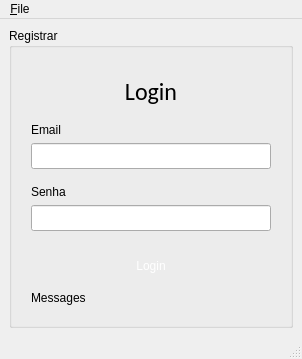
<?xml version="1.0" encoding="UTF-8"?>
<ui version="4.0">
 <class>MainWindow</class>
 <widget class="QMainWindow" name="MainWindow">
  <property name="enabled">
   <bool>true</bool>
  </property>
  <property name="geometry">
   <rect>
    <x>0</x>
    <y>0</y>
    <width>302</width>
    <height>359</height>
   </rect>
  </property>
  <property name="windowTitle">
   <string>MainWindow</string>
  </property>
  <property name="styleSheet">
   <string notr="true"/>
  </property>
  <widget class="QWidget" name="centralwidget">
   <layout class="QVBoxLayout" name="verticalLayout">
    <item>
     <widget class="QGroupBox" name="groupBox">
      <property name="autoFillBackground">
       <bool>false</bool>
      </property>
      <property name="styleSheet">
       <string notr="true">color: '#333A44';</string>
      </property>
      <property name="title">
       <string>Registrar</string>
      </property>
      <layout class="QVBoxLayout" name="verticalLayout_2">
       <item>
        <layout class="QGridLayout" name="gridLayout">
         <property name="leftMargin">
          <number>10</number>
         </property>
         <property name="topMargin">
          <number>10</number>
         </property>
         <property name="rightMargin">
          <number>10</number>
         </property>
         <property name="bottomMargin">
          <number>10</number>
         </property>
         <item row="0" column="0">
          <widget class="QLabel" name="label_5">
           <property name="font">
            <font>
             <family>Calibri</family>
             <pointsize>18</pointsize>
             <weight>50</weight>
             <italic>false</italic>
             <bold>false</bold>
            </font>
           </property>
           <property name="styleSheet">
            <string notr="true">padding: 10px;
color: '#00C569';
</string>
           </property>
           <property name="text">
            <string>Login</string>
           </property>
           <property name="alignment">
            <set>Qt::AlignCenter</set>
           </property>
          </widget>
         </item>
         <item row="5" column="0">
          <widget class="QPushButton" name="btn_login">
           <property name="styleSheet">
            <string notr="true">font: 10pt &quot;Calibri&quot;;
padding: 8px;
background-color: '#00C569'; 
color: white;
border: none;
margin: 4px 0;</string>
           </property>
           <property name="text">
            <string>Login</string>
           </property>
          </widget>
         </item>
         <item row="2" column="0">
          <widget class="QLineEdit" name="inp_email">
           <property name="styleSheet">
            <string notr="true">font: 10pt &quot;Calibri&quot;;
padding: 4px;
margin-bottom: 10px;</string>
           </property>
          </widget>
         </item>
         <item row="4" column="0">
          <widget class="QLineEdit" name="inp_senha">
           <property name="styleSheet">
            <string notr="true">font: 10pt &quot;Calibri&quot;;
padding: 4px;
margin-bottom: 10px;</string>
           </property>
           <property name="echoMode">
            <enum>QLineEdit::Password</enum>
           </property>
          </widget>
         </item>
         <item row="7" column="0">
          <spacer name="verticalSpacer">
           <property name="orientation">
            <enum>Qt::Vertical</enum>
           </property>
           <property name="sizeHint" stdset="0">
            <size>
             <width>20</width>
             <height>40</height>
            </size>
           </property>
          </spacer>
         </item>
         <item row="1" column="0">
          <widget class="QLabel" name="label">
           <property name="styleSheet">
            <string notr="true">font: 10pt &quot;Calibri&quot;;</string>
           </property>
           <property name="text">
            <string>Email</string>
           </property>
          </widget>
         </item>
         <item row="3" column="0">
          <widget class="QLabel" name="label_2">
           <property name="styleSheet">
            <string notr="true">font: 10pt &quot;Calibri&quot;;</string>
           </property>
           <property name="text">
            <string>Senha</string>
           </property>
          </widget>
         </item>
         <item row="6" column="0">
          <widget class="QLabel" name="lbl_messages">
           <property name="text">
            <string>Messages</string>
           </property>
          </widget>
         </item>
        </layout>
       </item>
      </layout>
     </widget>
    </item>
   </layout>
  </widget>
  <widget class="QMenuBar" name="menubar">
   <property name="geometry">
    <rect>
     <x>0</x>
     <y>0</y>
     <width>302</width>
     <height>21</height>
    </rect>
   </property>
   <widget class="QMenu" name="menu_File">
    <property name="title">
     <string>&amp;File</string>
    </property>
    <addaction name="action_Register"/>
    <addaction name="action_Exit"/>
   </widget>
   <addaction name="menu_File"/>
  </widget>
  <widget class="QStatusBar" name="statusbar"/>
  <action name="action_Register">
   <property name="icon">
    <iconset>
     <normaloff>assets/15586770221582004499-128.png</normaloff>assets/15586770221582004499-128.png</iconset>
   </property>
   <property name="text">
    <string>&amp;Register</string>
   </property>
   <property name="statusTip">
    <string>Registrar um novo usuário</string>
   </property>
   <property name="whatsThis">
    <string/>
   </property>
   <property name="shortcut">
    <string>Ctrl+N</string>
   </property>
  </action>
  <action name="action_Exit">
   <property name="icon">
    <iconset>
     <normaloff>assets/12355707351582004488-128.png</normaloff>assets/12355707351582004488-128.png</iconset>
   </property>
   <property name="text">
    <string>&amp;Exit</string>
   </property>
   <property name="statusTip">
    <string>Sair do aplicativo</string>
   </property>
   <property name="shortcut">
    <string>Ctrl+W</string>
   </property>
  </action>
 </widget>
 <tabstops>
  <tabstop>inp_email</tabstop>
  <tabstop>inp_senha</tabstop>
  <tabstop>btn_login</tabstop>
 </tabstops>
 <resources/>
 <connections/>
</ui>
